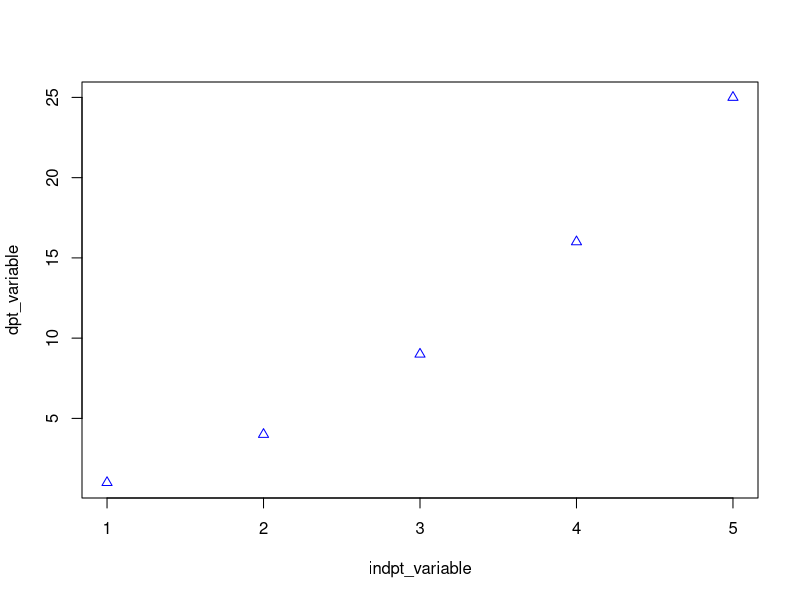
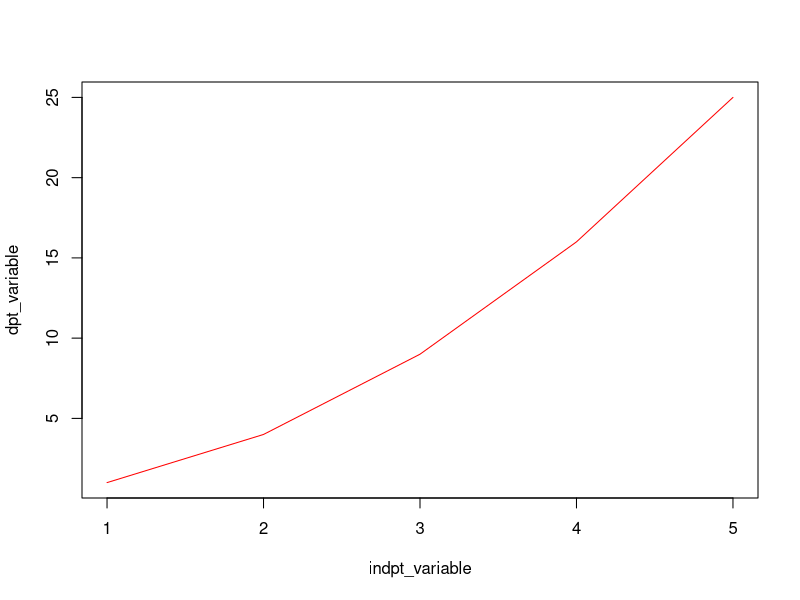

R code for these plots, in order:
## ---- chunk 1
#| echo: true

# Calculate the sine of 1 radian
sin(1)

# Calculate the absolute value of a negative number
abs(-2)

# Calculate the square root of 25
sqrt(25)

# Combine function outputs and store the result using assignment
result <- sqrt(25) + abs(-2)
result

## ---- chunk 2
#| echo: true

# Sort a numeric vector in ascending order
sort(c(10, 2, 4, 2, 3.1))

# Sort a numeric vector in descending order
sort(c(10, 2, 4, 2, 3.1), decreasing = TRUE)

# Sort a character vector in alphabetical order
sort(c("jaojoby", "tovo j'hay", "bessa", "reko"))

# Extract unique elements from a numeric vector, removing duplicate values
unique(c(10, 2, 4, 2, 3.1))

## ---- chunk 3
#| echo: true

# Generate a discrete sequence of integer values from 1 to 5
indpt_variable <- 1:5

# Compute dependent values by squaring the independent variable
dpt_variable <- indpt_variable^2

# Create a scatter plot with blue triangle markers
plot(
  x = indpt_variable, # Numeric vector of x-axis values
  y = dpt_variable,   # Numeric vector of y-axis values
  col = "blue",        # Point color
  pch = 2,             # Point symbol shape (2 = open triangle)
  type = "p"           # Plot type ("p" for points)
)

## ---- chunk 4
#| echo: true

# Generate a discrete sequence of integer values from 1 to 5
indpt_variable <- 1:5

# Compute dependent values by squaring the independent variable
dpt_variable <- indpt_variable^2

# Create a line plot with a red line
plot(
  x = indpt_variable, # Numeric vector of x-axis values
  y = dpt_variable,   # Numeric vector of y-axis values
  col = "red",         # Line color
  type = "l"           # Plot type ("l" for lines)
)

## ---- chunk 5
#| echo: true

# Define a numeric vector of fruit counts
data_fruit <- c(6, 3, 0, 1, 3, 1, 10, 0, 0.5, 0, 0, 2)

# Construct a 4x3 matrix using explicit argument names in standard order
mat <- matrix(
  data = data_fruit,
  nrow = 4,
  ncol = 3,
  byrow = FALSE
)
mat

## ---- chunk 6
#| echo: true

# Construct a matrix using explicit argument names in arbitrary order
mat <- matrix(
  byrow = FALSE, # byrow is provided first
  ncol = 3,
  data = data_fruit,
  nrow = 4
)
mat

## ---- chunk 7
#| echo: true

# Construct a matrix using positional matching (data, nrow, ncol, byrow)
mat <- matrix(data_fruit, 4, 3, FALSE)
mat
## ---- chunk 8
#| echo: true

# Alter dimensions by swapping positional arguments for nrow and ncol
mat <- matrix(data_fruit, 3, 4, FALSE)
mat

## ---- chunk 9
#| echo: true
#| error: true

# Attempt to pass matrix dimensions before data, resulting in a strange behavior
mat <- matrix(3, data_fruit, 4, FALSE)
mat

## ---- chunk 10
#| echo: true

# Pass the data vector implicitly while specifying remaining arguments explicitly
mat <- matrix(data_fruit, nrow = 4, ncol = 3, byrow = FALSE)

## ---- chunk 11
#| echo: true

# Construct a matrix with all arguments defined explicitly
mat <- matrix(
  data = data_fruit,
  nrow = 4,
  ncol = 3,
  byrow = FALSE
)
mat

## ---- chunk 12
#| echo: true

# Construct a matrix using default values for ncol and byrow
mat <- matrix(
  data = data_fruit,
  nrow = 4
)
mat
